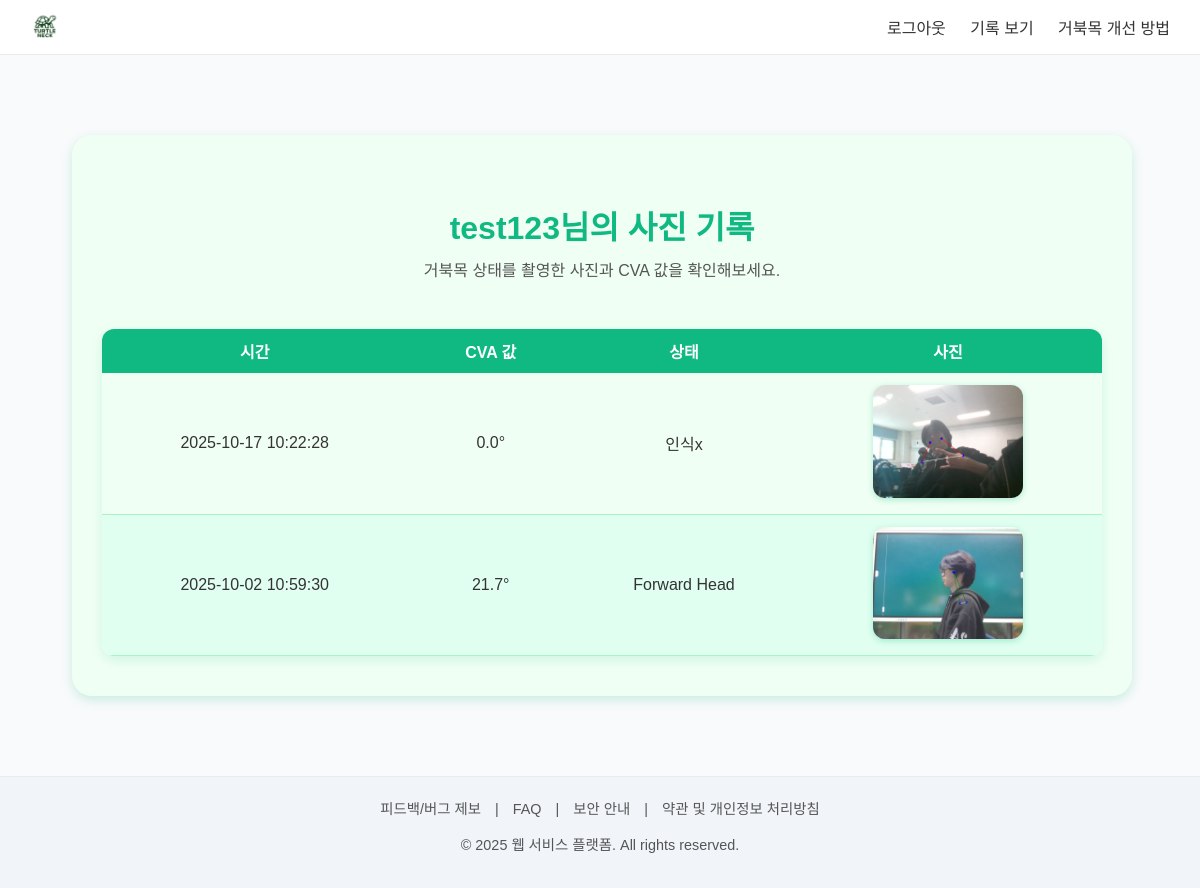
Page /records_images (signed in) on the earlier database version.
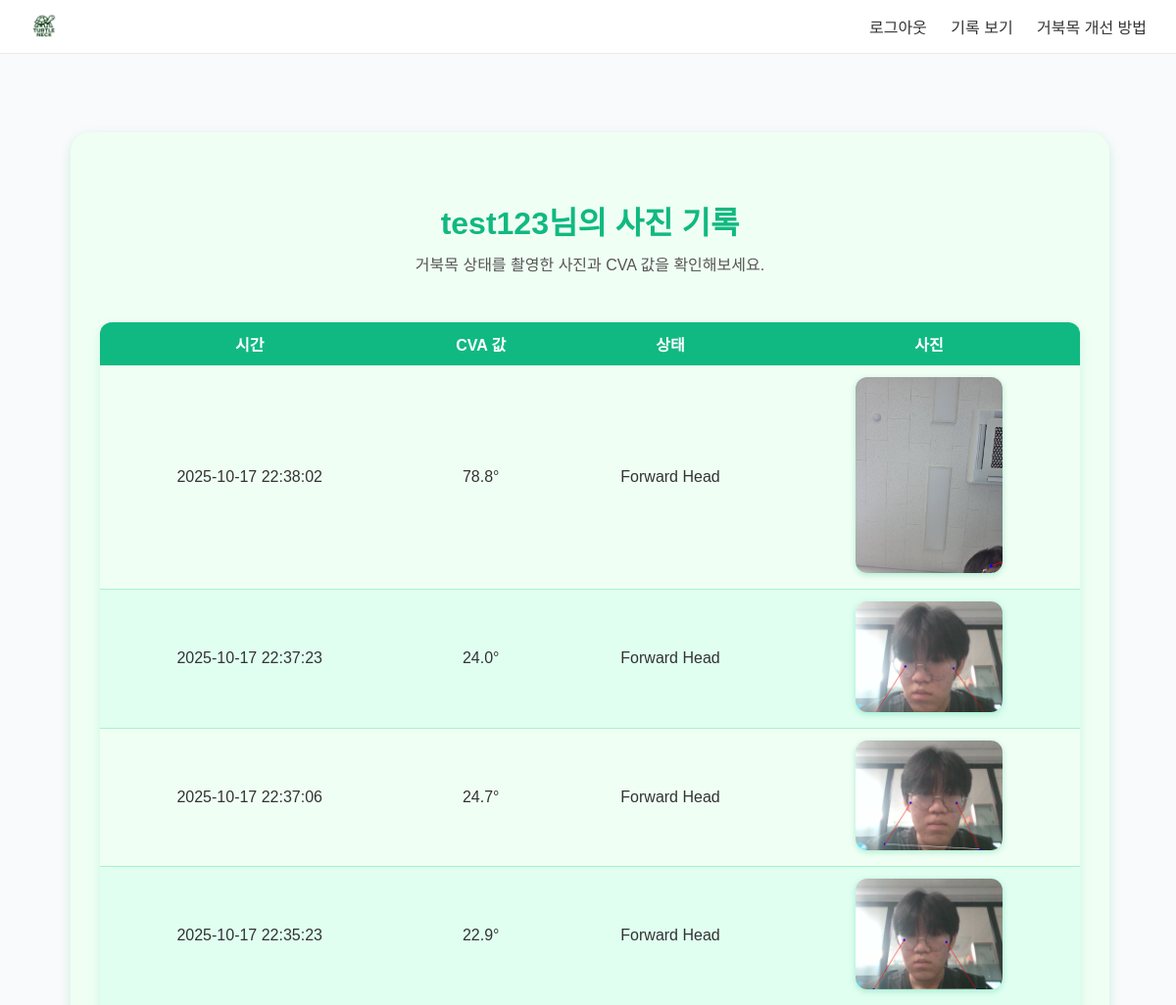
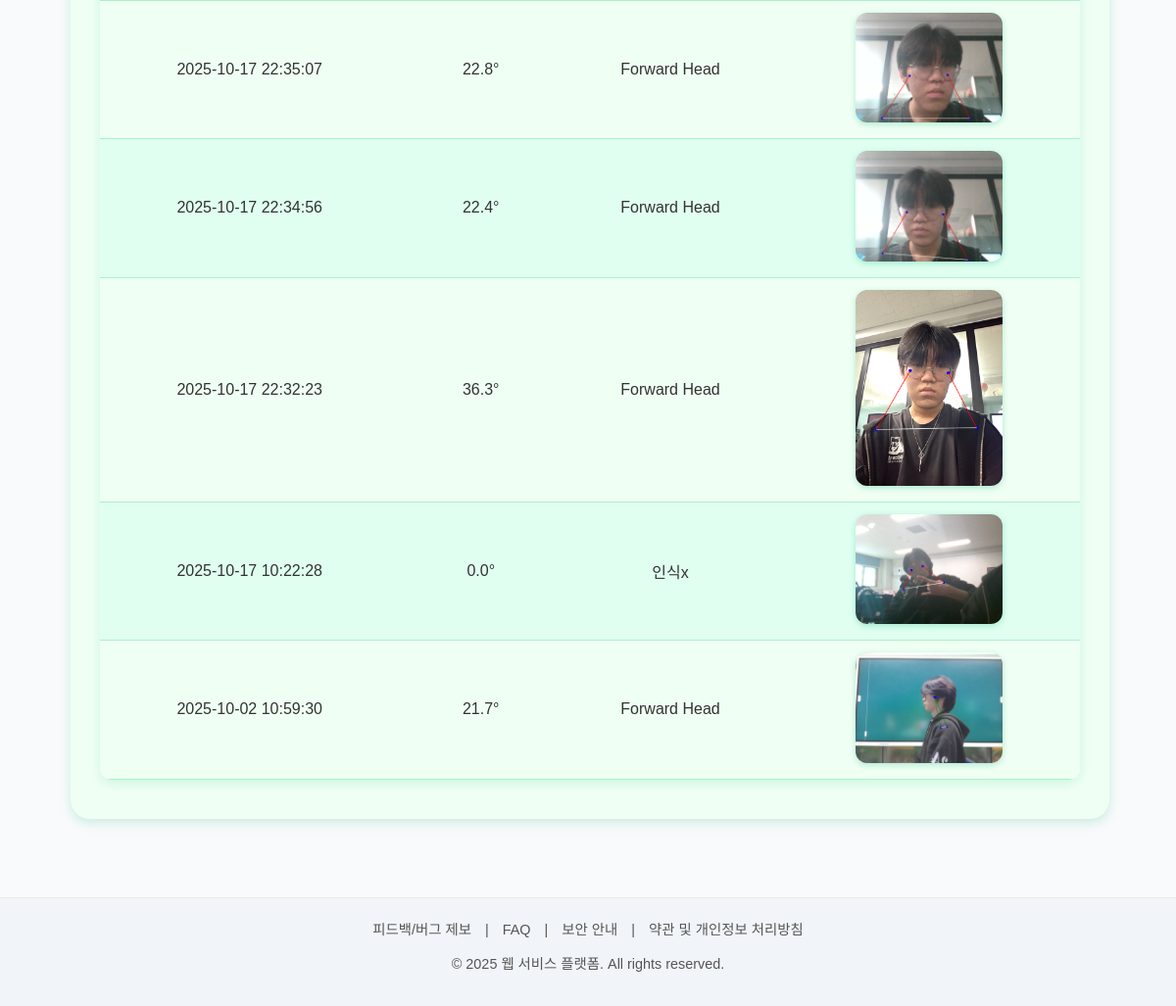
Same page on the later database version (2 pictures, top to bottom).
### tables this page shows
CREATE TABLE users (
            id INTEGER PRIMARY KEY AUTOINCREMENT,
            username TEXT UNIQUE NOT NULL,
            password TEXT NOT NULL,
            created_at TIMESTAMP DEFAULT CURRENT_TIMESTAMP
        );

CREATE TABLE cva_records (
            id INTEGER PRIMARY KEY AUTOINCREMENT,
            user_id INTEGER NOT NULL,
            cva_value REAL NOT NULL,
            status TEXT NOT NULL,
            image_path TEXT NOT NULL,
            created_at TIMESTAMP DEFAULT CURRENT_TIMESTAMP,
            FOREIGN KEY (user_id) REFERENCES users (id)
        );

### router/records/save_photo.py (the view)
@images_bp.route("/records_images")
def records_images():
    if "user_id" not in session:
        return redirect(url_for("index"))
    user_id = str(session["user_id"])
    if user_id.startswith("guest"):
        username = "게스트"
        videos = []
        return render_template("records/images.html", username=username, videos=videos)
    conn = get_connection()
    user = conn.execute("SELECT username FROM users WHERE id = ?", (user_id,)).fetchone()
    records = conn.execute(
        "SELECT * FROM cva_records WHERE user_id = ? ORDER BY created_at DESC", (user_id,)
    ).fetchall()
    conn.close()
    return render_template("records/images.html", username=user["username"], records=records)

### db/__init__.py (called while the page is built)
def get_connection():
    conn = sqlite3.connect(DB_NAME, timeout=10, check_same_thread=False)
    conn.row_factory = sqlite3.Row
    return conn

### templates/records/images.html (shortened to what this page needs)
{% extends "base/base.html" %}
{% block content %}
<section class="photo-section">
  <h1>{{ username }}님의 사진 기록</h1>
  <p class="subtitle">거북목 상태를 촬영한 사진과 CVA 값을 확인해보세요.</p>
  <div class="t">
    <table>
      <thead>
        <tr>
          <th>시간</th>
          <th>CVA 값</th>
          <th>상태</th>
          <th>사진</th>
        </tr>
      </thead>
      <tbody>
        {% for r in records %}
        <tr>
          <td>{{ r["created_at"] }}</td>
          <td>{{ r["cva_value"] }}°</td>
          <td>{{ r["status"] }}</td>
          <td>
            <img src="{{ url_for('static', filename=r['image_path'].replace('static/', '')) }}"
                 width="150" class="clickable-img" alt="CVA 이미지">
          </td>
        </tr>
        {% endfor %}
      </tbody>
    </table>
  </div>
</section>
{% endblock %}

### templates/base/base.html (shortened to what this page needs)
<!DOCTYPE html>
<html lang="ko">
<head>
    <link rel="stylesheet" href="{{ url_for('static', filename='style.css') }}">
</head>
<body>
    <header>
        <nav class="navbar">
            <div class="logo">
                {% set uid = session.get('user_id', '') | string %}
                {% if uid.startswith('guest') %}
                <a href="{{ url_for('logout') }}">
                    <img src="{{ url_for('static', filename='images/logo.png') }}" alt="logo" height="30">
                </a>
                {% else %}
                <a href="{{ url_for('index') }}">
                    <img src="{{ url_for('static', filename='images/logo.png') }}" alt="logo" height="30">
                </a>
                {% endif %}
            </div>
            <div class="menu">
                {% set uid = session.get('user_id', '') | string %}
                {% if uid.startswith('guest') or not uid %}
                    <a href="{{ url_for('signup.register') }}">회원가입</a>
                    <a href="{{ url_for('login.login') }}">로그인</a>
                {% else %}
                    <a href="{{ url_for('logout') }}">로그아웃</a>
                    <a href="{{ url_for('records.records') }}">기록 보기</a>
                {% endif %}
                <a href="{{ url_for('user_service.user_service') }}">거북목 개선 방법</a>
            </div>
        </nav>
    </header>
    <main>
        {% block content %}{% endblock %}
    </main>
    <footer>
        <div class="footer-links">
            <a href="{{ url_for('footer.feedback') }}">피드백/버그 제보</a> |
            <a href="{{ url_for('footer.FAQ') }}">FAQ</a> |
            <a href="{{ url_for('footer.security') }}">보안 안내</a> |
            <a href="{{ url_for('footer.TAC') }}">약관 및 개인정보 처리방침</a>
        </div>
        <p>© 2025 웹 서비스 플랫폼. All rights reserved.</p>
    </footer>
</body>
</html>

### static/style.css (style rules this page uses)
body { margin: 0; font-family: "Noto Sans KR", sans-serif; background-color: #f9fafb; color: #333; display: flex; flex-direction: column; min-height: 100vh; height: 100%; }
header { background: #fff; border-bottom: 1px solid #eaeaea; padding: 10px 30px; }
.navbar { display: flex; justify-content: space-between; align-items: center; }
.navbar .menu a { margin-left: 20px; text-decoration: none; color: #333; font-weight: 500; }
main { flex: 1; padding: 40px 20px; text-align: center; width: 97%; }
footer { background: #f1f5f9; text-align: center; padding: 20px; font-size: 0.9rem; border-top: 1px solid #eaeaea; color: #555; }
footer .footer-links a { margin: 0 10px; text-decoration: none; color: #555; }
h1 { font-size: 2rem; font-weight: bold; margin-bottom: 0.3em; text-align: center; }
p.subtitle { color: #555; margin-bottom: 4em; margin-top: 1px; text-align: center; }

### templates/records/images.html (style rules this page uses)
body { font-family: "Noto Sans KR", sans-serif; background-color: #f9fafb; color: #333; margin: 0; padding: 0; }
h1 { font-weight: bold; text-align: center; color: #10b981; font-size: clamp(1.2rem, 5vw, 2rem); max-width: 100%; padding: 0 10px; word-break: keep-all; }
p.subtitle { color: #555; text-align: center; margin-bottom: 3em; }
.photo-section { max-width: 1000px; margin: 40px auto; background: #f0fff4; padding: 40px 30px; border-radius: 20px; box-shadow: 0 4px 12px rgba(16,185,129,0.2); }
.t { display: flex; justify-content: center; align-items: center; }
.t table { width: 100%; border-collapse: collapse; border-radius: 12px; overflow: hidden; box-shadow: 0 4px 12px rgba(16,185,129,0.15); background-color: #fff; }
.t thead th { background-color: #10b981; color: white; padding: 10px 6px; text-align: center; font-size: 1rem; white-space: nowrap; min-width: 80px; }
.t td { text-align: center; padding: 12px 10px; font-size: 1rem; color: #333; background-color: #f0fff4; border-bottom: 1px solid #a6f4c5; }
.t tr:nth-child(even) td { background-color: #e0fff1; }
.clickable-img { border-radius: 12px; box-shadow: 0 2px 6px rgba(16,185,129,0.3); cursor: pointer; transition: transform 0.2s ease; }

Differences in the rows shown:
added cva_records: created_at "2025-10-17 22:38:02", cva_value "78.8", status "Forward Head", image_path (picture)
added cva_records: created_at "2025-10-17 22:37:23", cva_value "24.0", status "Forward Head", image_path (picture)
added cva_records: created_at "2025-10-17 22:37:06", cva_value "24.7", status "Forward Head", image_path (picture)
added cva_records: created_at "2025-10-17 22:35:23", cva_value "22.9", status "Forward Head", image_path (picture)
added cva_records: created_at "2025-10-17 22:35:07", cva_value "22.8", status "Forward Head", image_path (picture)
added cva_records: created_at "2025-10-17 22:34:56", cva_value "22.4", status "Forward Head", image_path (picture)
added cva_records: created_at "2025-10-17 22:32:23", cva_value "36.3", status "Forward Head", image_path (picture)
